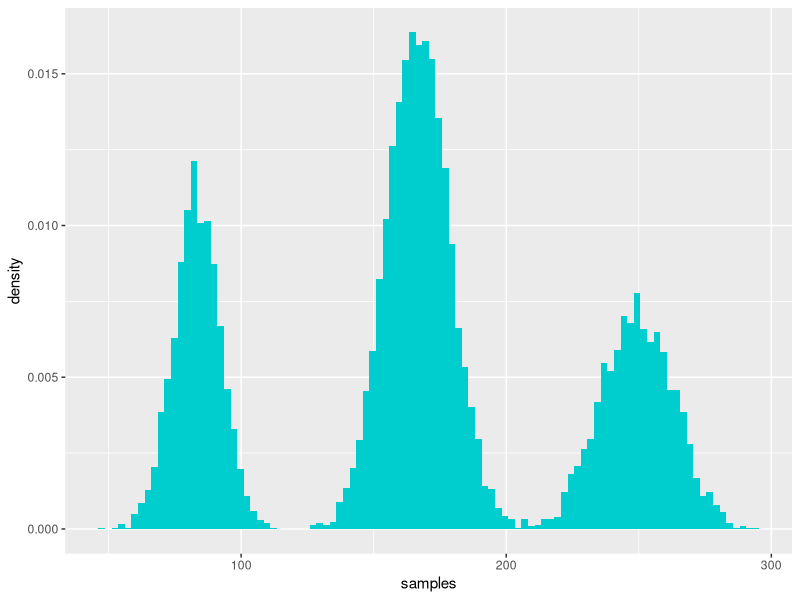

Source code (R):
# plot distribution from question 4 part a)
library(ggplot2)
library(tibble)

# wish to sample y given that y|theta ~ Binom(1000, theta) and
# P(theta = 1/12) = P(theta = 1/4) = 1/4 and P(theta = 1/6) = 1/2

n <- 10000

# means and standard deviations of binomial(1000, theta) for theta = 1/12, 1/6, 1/4 resp.
mu <- c(1000/12, 1000/6, 1000/4)
sd <- sqrt(c(11*1000/12**2, 5*1000/6**2, 3*1000/4**2))

# sample from p(y, theta) = p(y|theta)p(theta) by first sampling
# theta from the marginal then y from the conditional distribution
i <- rep(seq(3), rmultinom(1, n, c(0.25, 0.5, 0.25)))
samples <- rnorm(n, mean=mu[i], sd=sd[i])

g <- ggplot(data=tibble(samples)) 
g <- g + geom_histogram(mapping=aes(x=samples, y=..density..), bins=100, fill='cyan3')
print(g)